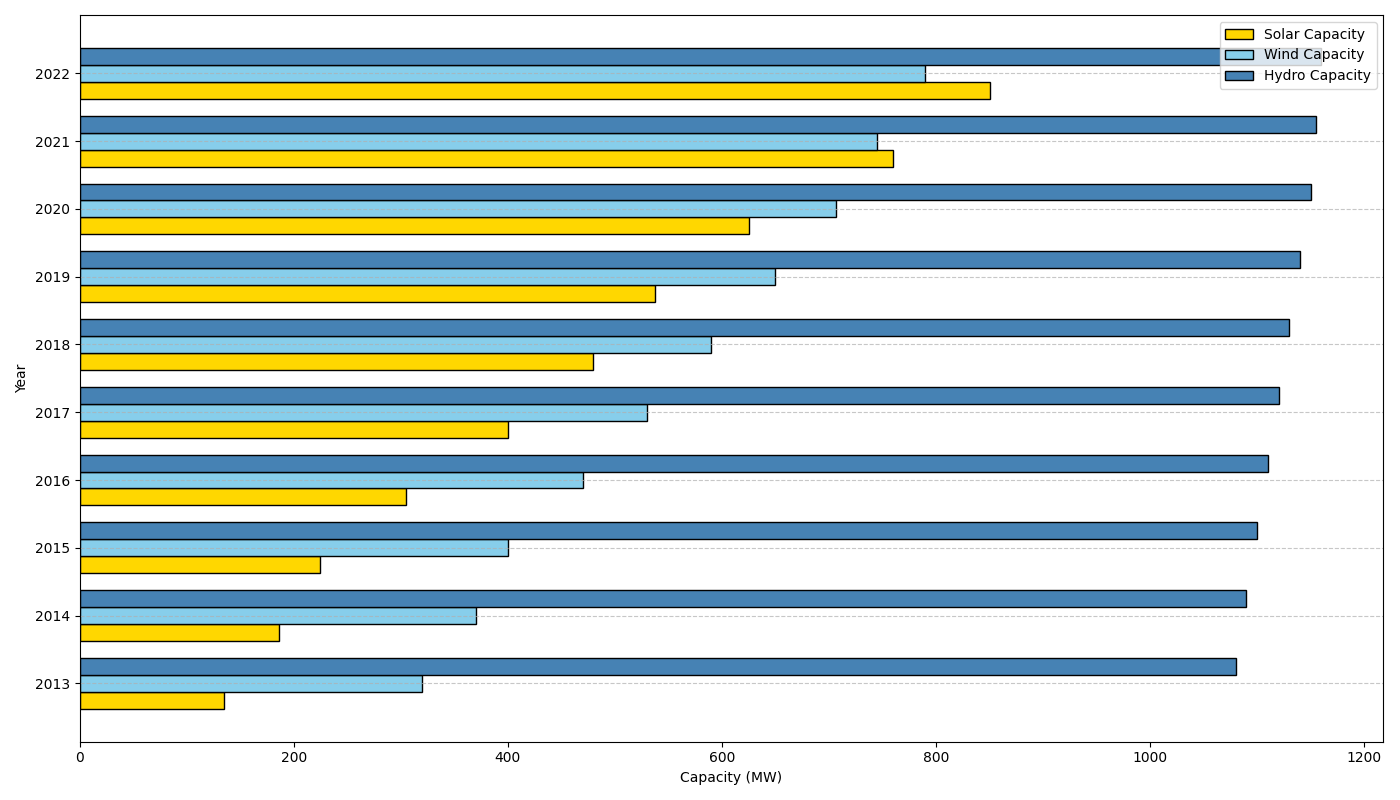

This figure's Python source:
import matplotlib.pyplot as plt
import numpy as np

years = np.array([2013, 2014, 2015, 2016, 2017, 2018, 2019, 2020, 2021, 2022])

solar_capacity = np.array([135, 186, 225, 305, 400, 480, 538, 625, 760, 850])
wind_capacity = np.array([320, 370, 400, 470, 530, 590, 650, 707, 745, 790])
hydro_capacity = np.array([1080, 1090, 1100, 1110, 1120, 1130, 1140, 1150, 1155, 1160])

fig, ax1 = plt.subplots(figsize=(14, 8))

bar_height = 0.25
bar_positions = np.arange(len(years))

ax1.barh(bar_positions - bar_height, solar_capacity, height=bar_height, color='gold', edgecolor='black', label='Solar Capacity')
ax1.barh(bar_positions, wind_capacity, height=bar_height, color='skyblue', edgecolor='black', label='Wind Capacity')
ax1.barh(bar_positions + bar_height, hydro_capacity, height=bar_height, color='steelblue', edgecolor='black', label='Hydro Capacity')

ax1.set_yticks(bar_positions)
ax1.set_yticklabels(years)
ax1.set_xlabel('Capacity (MW)')
ax1.set_ylabel('Year')
ax1.yaxis.grid(True, linestyle='--', alpha=0.7)
ax1.legend()

plt.tight_layout()

plt.show()
